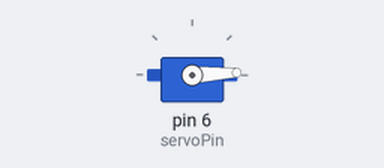
A sketch run on a simulated Arduino Uno, built with avr-gcc and run on an emulated ATmega328P. On the bench: servo.

Above: at 0.05 s.
At 1.15 s:
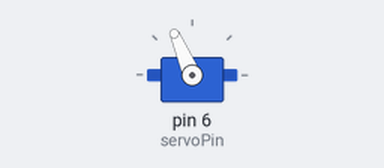
At 2.25 s:
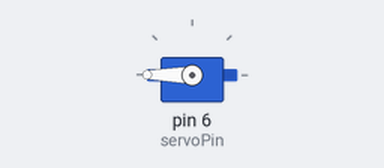
At 4.5 s:
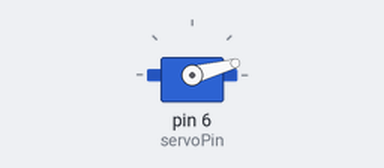
Timing chart, 0 to 7.3 s (numbered marks = the images above):
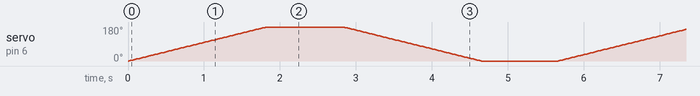

The sketch:

4_1_servoMotor.ino
```cpp
#include<Servo.h>
Servo myservo;

int pos = 0;
int servoPin = 6;

void setup(){
  pinMode(servoPin, OUTPUT);
  myservo.attach(6);
}

void loop(){
  for(pos=0; pos<=180; pos +=1)
  {
    myservo.write(pos);
    delay(10);
  }
  delay(1000);

  for(pos = 180; pos>=0; pos--)
  {
    myservo.write(pos);
    delay(10);
  }
  delay(1000);

}
//https://m.blog.naver.com/PostView.naver?isHttpsRedirect=true&blogId=boilmint7&logNo=221897920640
```
